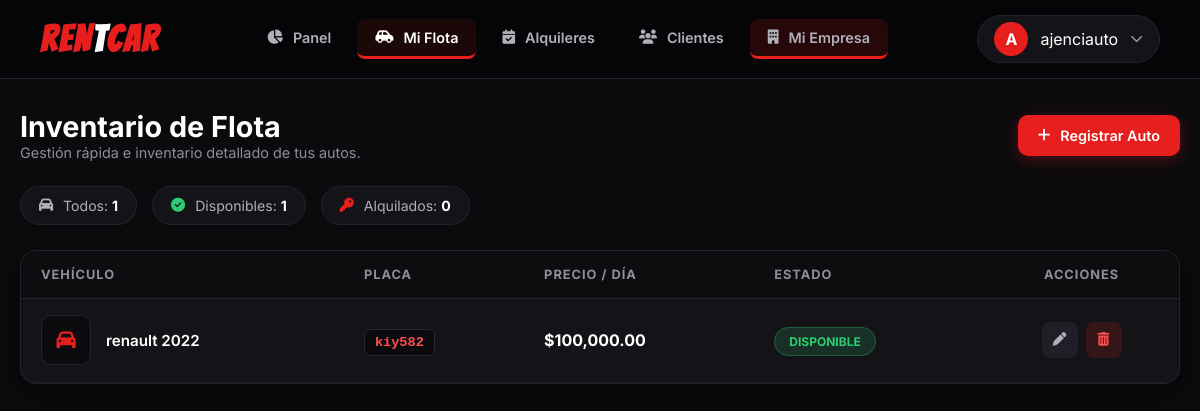
The page /vehiculosE.php (signed in) on the database its author committed.
### tables this page shows
CREATE TABLE `vehiculo` (
  `id_v` int(11) NOT NULL,
  `id_arrendatario` int(11) DEFAULT NULL,
  `tipo` varchar(50) DEFAULT NULL,
  `id_proveedor` int(11) DEFAULT NULL,
  `num_motor` int(11) DEFAULT NULL,
  `num_chasis` int(11) DEFAULT NULL,
  `traccion` varchar(50) NOT NULL,
  `motor` varchar(50) NOT NULL,
  `transmision` varchar(50) NOT NULL,
  `color` varchar(50) NOT NULL,
  `marca` varchar(50) NOT NULL,
  `placa` varchar(20) NOT NULL,
  `modelo` varchar(50) NOT NULL,
  `precio` double NOT NULL,
  `asientos` int(11) DEFAULT NULL,
  `estado` varchar(50) DEFAULT 'Disponible',
  `imagen` varchar(255) DEFAULT NULL
);

### vehiculosE.php (the view, shortened to what this page needs)
<?php
require_once 'conexion.php';
$idProveedor    = $_SESSION['id_proveedor'] ?? 0;
$nombreEmpresa  = $_SESSION['nombre_empresa'] ?? $_SESSION['usuario_nombre'] ?? 'Empresa';
$inicialEmpresa = strtoupper(substr($nombreEmpresa, 0, 1));
$vehiculos = [];
$totalVehiculos = 0;
$totalDisponibles = 0;
$totalAlquilados = 0;
try {
    $stmt = $pdo->prepare("SELECT * FROM vehiculo WHERE id_proveedor = :id ORDER BY id_v DESC");
    $stmt->execute([':id' => $idProveedor]);
    $vehiculos = $stmt->fetchAll(PDO::FETCH_ASSOC);
    foreach ($vehiculos as $v) {
        $totalVehiculos++;
        $estado = strtolower($v['estado'] ?? 'disponible');
        if ($estado === 'disponible') {
            $totalDisponibles++;
        } elseif ($estado === 'alquilado') {
            $totalAlquilados++;
        }
    }
} catch (PDOException $e) {
    $vehiculos = [];
}
?>
<!DOCTYPE html>
<html lang="es">
<head>
    <link rel="stylesheet" href="https://cdn.jsdelivr.net/npm/@fortawesome/fontawesome-free@6.4.0/css/all.min.css">
    <link rel="stylesheet" href="flota_estilos.css?v=<?php echo time(); ?>">
</head>
<body>
    <header class="top-navbar">
        <div class="logo-container">
            <h1 class="logo-text"><span class="red-t">REN</span>T<span class="red-t">CAR</span></h1>
        </div>
        <nav class="nav-menu">
            <a href="dashboardE.php" class="nav-link">
                <i class="fa-solid fa-chart-pie"></i>
                <span>Panel</span>
            </a>
            <a href="vehiculosE.php" class="nav-link active">
                <i class="fa-solid fa-car-side"></i>
                <span>Mi Flota</span>
            </a>
            <a href="alquileres.php" class="nav-link">
                <i class="fa-solid fa-calendar-check"></i>
                <span>Alquileres</span>
            </a>
            <a href="clientes.php" class="nav-link">
                <i class="fa-solid fa-users"></i>
                <span>Clientes</span>
            </a>
            <a href="perfil_empresa.php" class="nav-link highlight-company">
                <i class="fa-solid fa-building"></i>
                <span>Mi Empresa</span>
            </a>
        </nav>
        <div class="user-container">
            <div class="user-profile" id="userProfileBtn">
                <div class="user-avatar"><?php echo $inicialEmpresa; ?></div>
                <span><?php echo htmlspecialchars($nombreEmpresa); ?></span>
                <i class="fa-solid fa-chevron-down" style="font-size: 0.8rem; color: #8e8e93;"></i>
            </div>
        </div>
    </header>
    <main class="main-content">
        <div class="header-banner">
            <div class="header-info">
                <h2>Inventario de Flota</h2>
                <p>Gestión rápida e inventario detallado de tus autos.</p>
            </div>
            <a href="agregarVehiculoEmpresa.php" class="btn-new-car">
                <i class="fa-solid fa-plus"></i> Registrar Auto
            </a>
        </div>
        <div class="fleet-stats-bar">
            <div class="stat-pill active">
                <i class="fa-solid fa-car"></i>
                <span>Todos: <strong><?php echo $totalVehiculos; ?></strong></span>
            </div>
            <div class="stat-pill status-ok">
                <i class="fa-solid fa-circle-check"></i>
                <span>Disponibles: <strong><?php echo $totalDisponibles; ?></strong></span>
            </div>
            <div class="stat-pill status-busy">
                <i class="fa-solid fa-key"></i>
                <span>Alquilados: <strong><?php echo $totalAlquilados; ?></strong></span>
            </div>
        </div>
        <section class="fleet-list-container">
            <?php if (!empty($vehiculos)): ?>
                <div class="table-responsive">
                    <table class="fleet-table">
                        <thead>
                            <tr>
                                <th>Vehículo</th>
                                <th>Placa</th>
                                <th>Precio / Día</th>
                                <th>Estado</th>
                                <th style="text-align: center;">Acciones</th>
                            </tr>
                        </thead>
                        <tbody>
                            <?php foreach ($vehiculos as $carro): ?>
                                <tr>
                                    <td class="col-vehicle">
                                        <div class="car-thumb">
                                            <?php if (!empty($carro['imagen'])): ?>
                                                <img src="uploads/<?php echo htmlspecialchars($carro['imagen']); ?>" alt="Foto">
                                            <?php else: ?>
                                                <i class="fa-solid fa-car"></i>
                                            <?php endif; ?>
                                        </div>
                                        <div class="car-details">
                                            <span class="car-title"><?php echo htmlspecialchars(($carro['marca'] ?? '') . ' ' . ($carro['modelo'] ?? '')); ?></span>
                                        </div>
                                    </td>
                                    <td><span class="plate-tag"><?php echo htmlspecialchars($carro['placa'] ?? 'N/A'); ?></span></td>
                                    <td><span class="price-tag">$<?php echo number_format($carro['precio_dia'] ?? $carro['precio'] ?? 0, 2); ?></span></td>
                                    <td>
                                        <?php
                                            $eTexto = $carro['estado'] ?? 'Disponible';
                                            $eClass = 'badge-disponible';
                                        ?>
                                        <span class="badge-status <?php echo $eClass; ?>">
                                            <?php echo htmlspecialchars($eTexto); ?>
                                        </span>
                                    </td>
                                    <td style="text-align: center;">
                                        <div class="action-buttons">
                                            <a href="procesar_editar.php?id=<?php echo $carro['id_v']; ?>" class="btn-icon btn-edit" title="Editar">
                                                <i class="fa-solid fa-pen"></i>
                                            </a>
                                            <a href="eliminar_vehiculo.php?id=<?php echo $carro['id_v']; ?>" class="btn-icon btn-delete" title="Eliminar" onclick="return confirm('¿Seguro que deseas eliminar este vehículo?');">
                                                <i class="fa-solid fa-trash-can"></i>
                                            </a>
                                        </div>
                                    </td>
                                </tr>
                            <?php endforeach; ?>
                        </tbody>
                    </table>
                </div>
            <?php endif; ?>
        </section>
    </main>
</body>
</html>

### rows shown on the page
vehiculo: marca+modelo "renault 2022", placa "kiy582", precio "100,000.00", estado "DISPONIBLE"

### other values the page prints
$inicialEmpresa "A"
$nombreEmpresa "ajenciauto"
$totalVehiculos "1"
$totalDisponibles "1"
$totalAlquilados "0"
